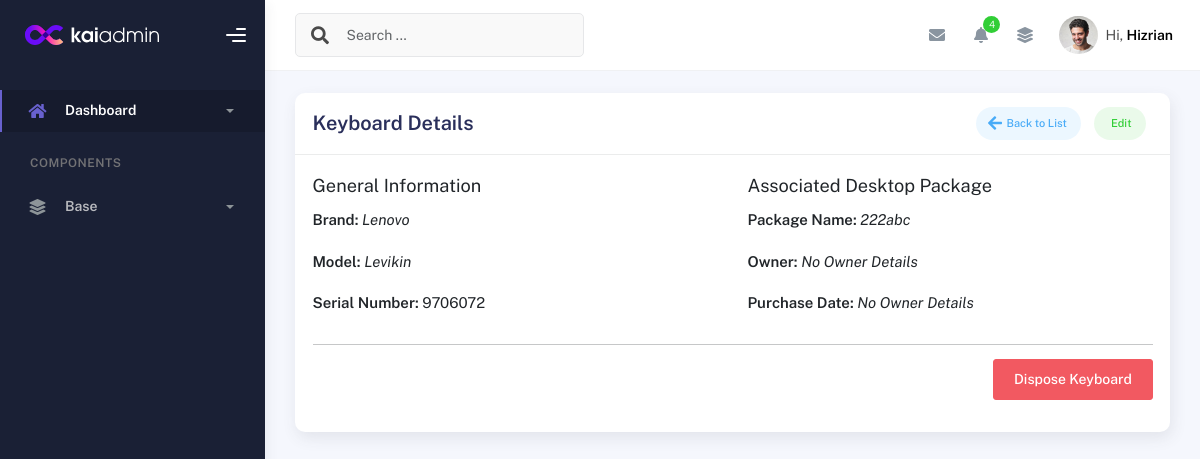
The page /keyboard_detailed_view/48/ on the database as committed earlier.
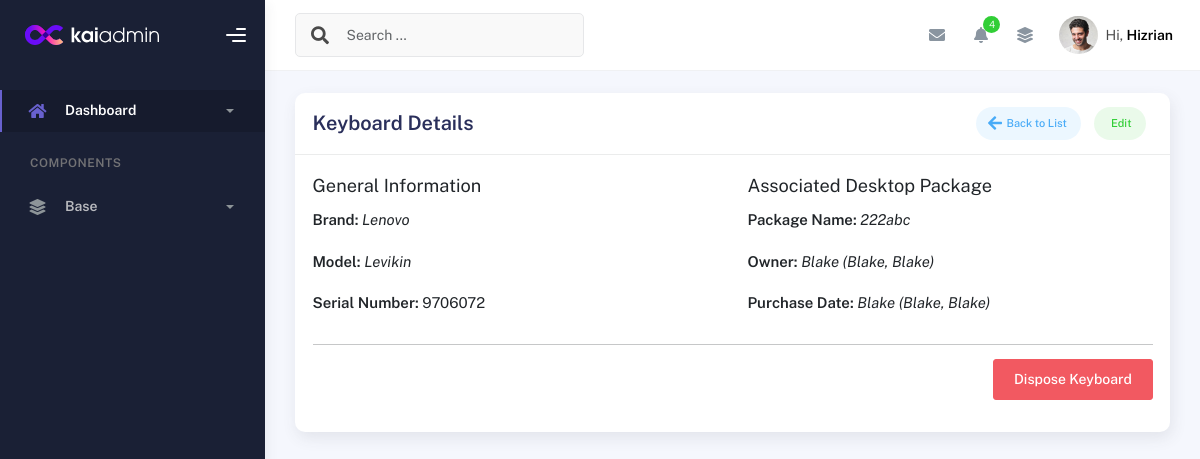
The same page on the database as committed later.
### inventory/models.py (models this page shows, shortened)
class KeyboardDetails(models.Model):
    id = models.IntegerField(primary_key=True)  # Allow manual assignment
    desktop_package = models.ForeignKey(Desktop_Package, related_name='keyboards', on_delete=models.CASCADE)
    keyboard_sn_db = models.CharField(max_length=255)
    keyboard_brand_db = models.CharField(max_length=255)
    keyboard_model_db = models.CharField(max_length=255)
    is_disposed = models.BooleanField(default=False)  # To indicate if the keyboard is disposed
    @property
    def asset_owner_details(self):
        user_details = self.desktop_package.user.first()  # Assuming 'user' is the related_name in UserDetails
        if user_details:
            return f"{user_details.user_Asset_owner} ({user_details.user_Asset_designation}, {user_details.user_Asset_section})"
        return "No Owner Details"
    @property
    def computer_name(self):
        desktop_details = DesktopDetails.objects.filter(desktop_package=self.desktop_package).first()
        return desktop_details.computer_name if desktop_details else "N/A"

class Desktop_Package(models.Model):
    is_disposed = models.BooleanField(default=False)
    disposal_date = models.DateField(null=True, blank=True)
    created_at = models.DateTimeField(auto_now_add=True)
    updated_at = models.DateTimeField(auto_now=True)

class DesktopDetails(models.Model):
    id = models.IntegerField(primary_key=True)  # Allow manual assignment
    desktop_package = models.ForeignKey(Desktop_Package, related_name='desktop_details', on_delete=models.CASCADE)
    serial_no = models.CharField(max_length=255)
    computer_name = models.CharField(max_length=255, unique=True, null=True)
    brand_name = models.CharField(max_length=255)
    model = models.CharField(max_length=255, null=True)
    processor = models.CharField(max_length=33, null=True)
    memory = models.CharField(max_length=100, null=True)
    drive = models.CharField(max_length=332, null=True)
    asset_owner = models.CharField(max_length=255, null=True)
    desktop_Graphics = models.CharField(max_length=100, blank=True, null=True)
    desktop_Graphics_Size = models.CharField(max_length=100, blank=True, null=True)
    desktop_OS = models.CharField(max_length=100, blank=True, null=True)
    desktop_Office = models.CharField(max_length=100, blank=True, null=True)
    desktop_OS_keys = models.CharField(max_length=100, blank=True, null=True)
    desktop_Office_keys = models.CharField(max_length=100, blank=True, null=True)
    is_disposed = models.BooleanField(default=False)  # To indicate if the Desktop is disposed
    created_at = models.DateTimeField(default=timezone.now)  # Date when the desktop was added

class UserDetails(models.Model):
    id = models.IntegerField(primary_key=True)  # Allow manual assignment
    desktop_package_db = models.ForeignKey(Desktop_Package, related_name='user', on_delete=models.CASCADE, null=True)
    user_Asset_owner = models.CharField(max_length=100, blank=True, null=True)
    user_Asset_designation = models.CharField(max_length=100, blank=True, null=True)
    user_Asset_section = models.CharField(max_length=100, blank=True, null=True)
    user_Enduser = models.CharField(max_length=100, blank=True, null=True)
    user_Enduser_designation = models.CharField(max_length=100, blank=True, null=True)
    user_Enduser_section = models.CharField(max_length=100, blank=True, null=True)

### inventory/views.py (the view)
# urls.py: path('keyboard_detailed_view/<int:keyboard_id>/', views.keyboard_detailed_view, name='keyboard_detailed_view'),
def keyboard_detailed_view(request, keyboard_id):
    keyboard = get_object_or_404(KeyboardDetails, id=keyboard_id)
    return render(request, 'keyboard_detailed_view.html', {'keyboard': keyboard})

### templates/keyboard_detailed_view.html (shortened to what this page needs)
{% extends 'base.html' %}
{% block content %}
<div class="container">
  <div class="page-inner">
    <div class="row">
      <div class="col-md-12">
        <div class="card">
          <div class="card-header">
            <div class="card-head-row">
              <h4 class="card-title">Keyboard Details</h4>
              <div class="card-tools">
                <a href="{% url 'keyboard_details' %}" class="btn btn-label-info btn-round btn-sm">
                  Back to List
                </a>
                <a href="#" class="btn btn-label-success btn-round btn-sm me-2">
                  Edit
                </a>
              </div>
            </div>
          </div>
          <div class="card-body">
            <div class="row">
              <div class="col-md-6">
                <h5>General Information</h5>
                <p><strong>Brand:</strong> <i>{{ keyboard.keyboard_brand_db }}</i></p>
                <p><strong>Model:</strong> <i>{{ keyboard.keyboard_model_db }}</i></p>
                <p><strong>Serial Number:</strong> {{ keyboard.keyboard_sn_db }}</p>
              </div>
              <div class="col-md-6">
                <h5>Associated Desktop Package</h5>
                <p><strong>Package Name:</strong><i> {{ keyboard.computer_name }}</i></p>
                <p><strong>Owner:</strong><i> {{ keyboard.asset_owner_details }}</i></p>
                <p><strong>Purchase Date:</strong><i> {{ keyboard.asset_owner_details }}</i></p>
              </div>
            </div>
            <hr>
            <div class="text-end">
              <form method="POST" action="{% url 'keyboard_disposed' keyboard.id %}" class="dispose-keyboard-form">
                <button type="submit" class="btn btn-danger">Dispose Keyboard</button>
              </form>
            </div>
          </div>
        </div>
      </div>
    </div>
  </div>
</div>
{% endblock %}

Rows that differ between the two databases and show on the page:
changed KeyboardDetails "Lenovo": asset_owner_details "No Owner Details" → "Blake (Blake, Blake)"
